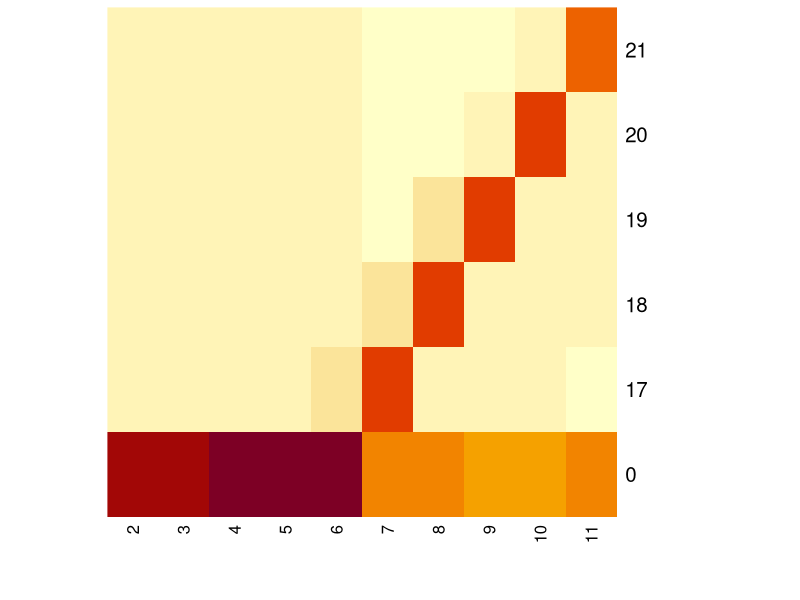
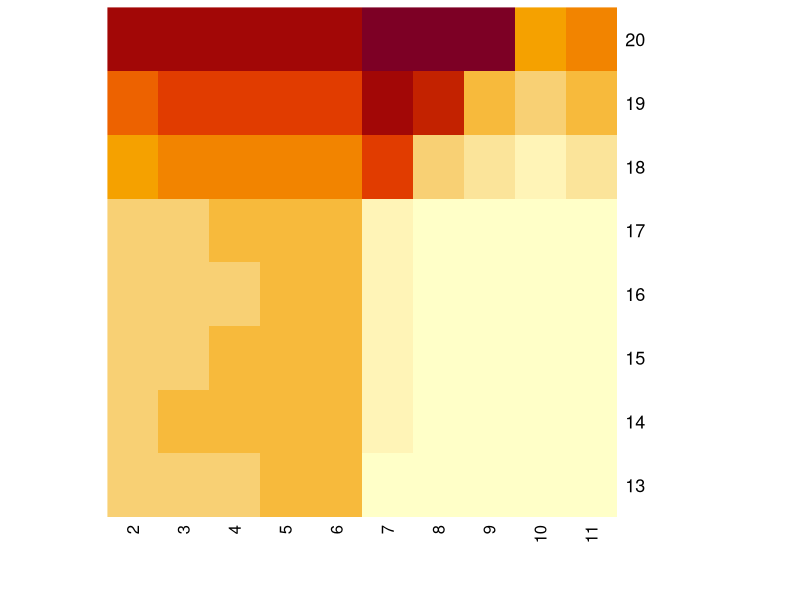

Write the R code that produced these figures, in order.
## ---- chunk 1
knitr::opts_chunk$set(echo = TRUE)
## ---- chunk 2
library(tidyverse)
library(ggplot2)
## ---- chunk 3
# Compile the deck -- do not need J, Q or K because they are the same as 10 in BlackJack
Deck <- c(2,2,2,2,3,3,3,3,4,4,4,4,5,5,5,5,6,6,6,6,7,7,7,7,8,8,8,8,9,9,9,9,
          10,10,10,10,10,10,10,10,10,10,10,10,10,10,10,10,"Ace","Ace","Ace","Ace")


# Function for Shuffling the Deck
shuffle_deck <- function(deck) {
  return (sample(deck))
}


# Function for dealing two cards to player from the Deck
deal_player <- function(deck) {
  player <- c(deck[1], deck[3])
  deck <- deck[-c(1,3)]
  
  return(player)
}

#Function for dealing two cards to the dealer from the Deck -- we are removing 
#cards 1&2 from the deck because we already dealt and removed player's cards!

deal_dealer <- function(deck) {
  dealer <- c(deck[2], deck[4])
  deck <- deck[-c(1,2)]
  
  return(dealer)
}

#Function for pre-deciding a player's cards
decided_player <- function (deck, a, b) {
  player <- c(a,b)
  deck <- deck[-c(match(a, deck),match(b, deck))]
  
  return(player)
}

#Sort Aces -- this function will check whether each Ace should
#be 1 or 11 for purposes of hitting or not

ace_check <- function(hand) {
  
  
  if ("Ace" %in% hand) {
  current_sum <- 0
  for (a in hand) {
    if (is.numeric(a)) {
      current_sum <- current_sum + a
      }
    }
  if(current_sum < 11) {
    hand[match("Ace", hand)] <- 11
  } else hand[match("Ace", hand)] <- 1
  
  return (ace_check(hand))
  
  } else return (as.numeric(hand))
}

#a function to determine whether to play or not based on the
#current sum, insert ace_check at start

play <- function(hand, deck, cutoff) {
  hand <- ace_check(hand)
  if(sum(hand) > cutoff) {
    return (hand)
  } else {
    hand <- append(hand, deck[1])
    deck <- deck[-1]
  }
  play(hand, deck, cutoff)
}

#Run through of one game of BlackJack based on a fixed 
#cutoff strategy for the player

Final <- function(deck, cutoff) {
  shuffled <- shuffle_deck(deck)
  player_hand <- deal_player(shuffled)
  dealer_hand <- deal_dealer(shuffled)
  player_hand <- play(player_hand, shuffled, cutoff)
  dealer_hand <- play(dealer_hand, shuffled, 16)
  
  return (if(sum(player_hand) > 21) {"L"} 
             else if (sum(dealer_hand) > 21) {"W"} 
             else if (sum(player_hand) < sum(dealer_hand)) {"L"} 
             else if (sum(player_hand) > sum(dealer_hand) ) {"W"} 
             else {"T"} ) 
}

#Run through a game of BlackJack knowing what your hand will be from the start
Final_Decided <- function(deck, a, b, cutoff) {
  shuffled <- shuffle_deck(deck)
  player_hand <- decided_player(shuffled, a, b)
  dealer_hand <- deal_dealer(shuffled)
  player_hand <- play(player_hand, shuffled, cutoff)
  dealer_hand <- play(dealer_hand, shuffled, 16)
  
  return (if(sum(player_hand) > 21) {"L"} 
             else if (sum(dealer_hand) > 21) {"W"} 
             else if (sum(player_hand) < sum(dealer_hand)) {"L"} 
             else if (sum(player_hand) > sum(dealer_hand) ) {"W"} 
             else {"T"} ) 
  
}

## ---- chunk 4
#Set the dimensions
i <- 1:10000 #10000 iterations per stay
j <- 13:20 #stays from 13 to 20

results <- matrix(nrow = length(i),ncol =  length(j), dimnames = list(i,j))


for (a in i) {
  for (b in j) {
    results[a,b - j[1] + 1] <- Final(Deck, b)
  }
} 

distributions <- matrix(nrow = length(j), ncol = 3, dimnames = list(j, c("W","T","L")))


for(coli in 1:ncol(results)) {
  distributions[coli,] <- c(sum(results[,coli] == "W") / length(results[,coli]),
                            sum(results[,coli] == "T") / length(results[,coli]),
                            sum(results[,coli] == "L") / length(results[,coli]) ) 
  
}

distributions
## ---- chunk 5
#Set the dimensions
i <- 1:10000 #10000 iterations per stay
j <- 13:20 #stays from 13 to 20

results2 <- matrix(nrow = length(i),ncol =  length(j), dimnames = list(i,j))


for (a in i) {
  for (b in j) {
    results2[a,b - j[1] + 1] <- Final_Decided(Deck, 10, b - 10, b - 1)
  }
} 

distributions2 <- matrix(nrow = length(j), ncol = 3, dimnames = list(j, c("W","T","L")))


for(coli in 1:ncol(results2)) {
  distributions2[coli,] <- c(sum(results2[,coli] == "W") / length(results2[,coli]),
                            sum(results2[,coli] == "T") / length(results2[,coli]),
                            sum(results2[,coli] == "L") / length(results2[,coli]) ) 
}
distributions2
## ---- chunk 6
#Set the dimensions
i <- 1:10000 #10000 iterations 
j <- c(2:11) #first card


deal_dealer_fixed <- function (deck, j) {
  hand <- (deal_dealer(deck))
  hand[1] <- j
  return (hand)
}

Final_Dealer_Dist <- function(deck,j) {
  shuffled <- shuffle_deck(deck)
  dealer_hand <- deal_dealer_fixed(shuffled, j)
  dealer_hand <- play(dealer_hand, shuffled, 16)
  dealer_first <- dealer_hand[1]
  solution <- if(sum(dealer_hand) > 21) {0} else {sum(dealer_hand)}
  
  return (c(solution, dealer_first))
}

results3 <- matrix(nrow = 0, ncol = 2)

for (a in i) {
  for (b in j) {
    results3 <- rbind(results3, Final_Dealer_Dist(Deck, b))
  }
}


#distribution of dealer results versus first card
(table2 <- table(results3[,1], results3[,2]) / 10000)

heatmap(table2, Rowv = NA, Colv = NA, scale = "none")
## ---- chunk 7
#Set the dimensions
i <- 1:2000 #2000 iterations per box
j <- 13:20 #player initial sum
k <- c(2:11) #dealer first card

#Define Function through which to iterate where we know both
  #our hand
  #dealer's first card

Final_Final <- function(deck, a, b, cutoff, dealer_first) {
  shuffled <- shuffle_deck(deck)
  player_hand <- decided_player(shuffled, a, b)
  dealer_hand <- deal_dealer_fixed(shuffled, dealer_first)
  player_hand <- play(player_hand, shuffled, cutoff)
  dealer_hand <- play(dealer_hand, shuffled, 16)
  
  return (if(sum(player_hand) > 21) {0} 
             else if (sum(dealer_hand) > 21) {1} 
             else if (sum(player_hand) < sum(dealer_hand)) {0} 
             else if (sum(player_hand) > sum(dealer_hand) ) {1} 
             else {0} ) 
  
}


results4 <- matrix(0L, nrow = length(j), ncol = length(k), dimnames = list(j,k))

for (a in i) {
  for (b in 1:length(j)) {
    for (c in 1:length(k)) {
      
      results4[b,c] <- results4[b,c] + Final_Final(Deck, 10, j[b] - 10, j[b] - 1, k[c])
      
    }
  }
}

(results4 = results4 / 2000)

heatmap(results4, Rowv = NA, Colv = NA, scale = "none")
